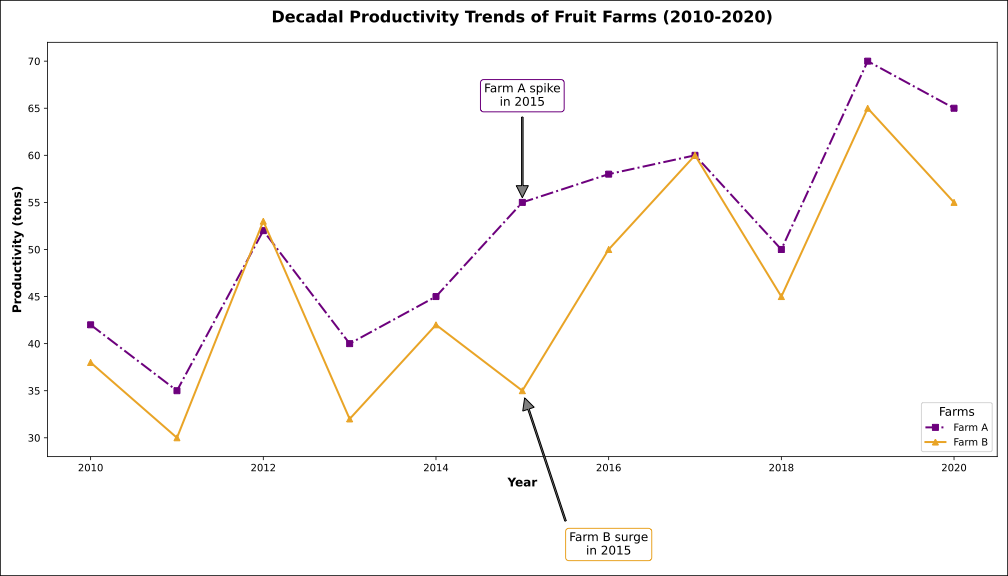

Reproduce this figure in Python.
import matplotlib.pyplot as plt
import numpy as np

years = np.arange(2010, 2021)

farm_a_productivity = np.array([42, 35, 52, 40, 45, 55, 58, 60, 50, 70, 65])
farm_b_productivity = np.array([38, 30, 53, 32, 42, 35, 50, 60, 45, 65, 55])

fig, ax = plt.subplots(figsize=(14, 8))

ax.plot(years, farm_a_productivity, color='purple', linestyle='-.', linewidth=2, marker='s', label='Farm A')
ax.plot(years, farm_b_productivity, color='orange', linestyle='-', linewidth=2, marker='^', label='Farm B')

highlight_year = 2015
highlight_a = farm_a_productivity[years.tolist().index(highlight_year)]
highlight_b = farm_b_productivity[years.tolist().index(highlight_year)]
ax.annotate(f"Farm A spike\nin {highlight_year}", xy=(highlight_year, highlight_a), xytext=(highlight_year, highlight_a + 10),
            arrowprops=dict(facecolor='gray', shrink=0.05, width=1.5),
            fontsize=12, ha='center', va='bottom', bbox=dict(boxstyle="round,pad=0.3", edgecolor='purple', facecolor='white'))

ax.annotate(f"Farm B surge\nin {highlight_year}", xy=(highlight_year, highlight_b), xytext=(highlight_year + 1, highlight_b - 15),
            arrowprops=dict(facecolor='gray', shrink=0.05, width=1.5),
            fontsize=12, ha='center', va='top', bbox=dict(boxstyle="round,pad=0.3", edgecolor='orange', facecolor='white'))

ax.set_title("Decadal Productivity Trends of Fruit Farms (2010-2020)", fontsize=16, fontweight='bold', pad=20)
ax.set_xlabel("Year", fontsize=12, fontweight='bold')
ax.set_ylabel("Productivity (tons)", fontsize=12, fontweight='bold')

ax.grid(visible=False)
ax.legend(title='Farms', title_fontsize=12, fontsize=10, loc='lower right')

fig.patch.set_edgecolor('black')
fig.patch.set_linewidth('1.5')

plt.tight_layout()
plt.show()
